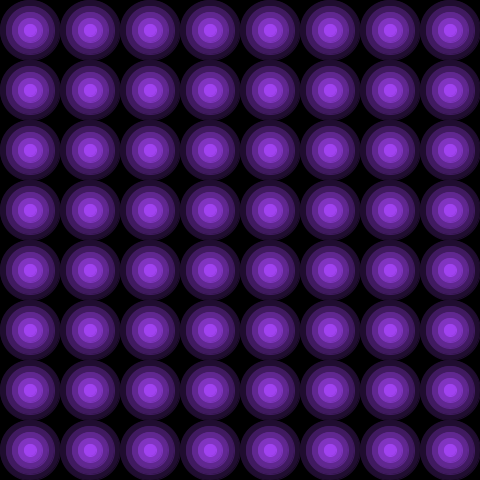
Frame 1 (no input)
Frame 60 (the mouse pressed at the canvas centre just before this capture): identical to frame 1, image omitted
Frame 120 (the mouse held since frame 60 and released just before this capture): identical to frame 1, image omitted

The Processing sketch that drew this single still picture (run headless with seeded random() and noise(); from frame 60 on, the mouse is pressed at the canvas centre):

// Processing sketch: processing_62527
// ── processing_62527.pde

// Kontrolliert den Radius des größten Kreises
int groessterRadius = 30;

// Anzahl von verschachtelten Kreisen
int innenkreise = 5;

// Anzahl der großen Kreise (wird automatisch gesetzt!)
int anzahlKreise = 0;

// Definiert die maximalen Farbwerte, die der User bestimmt
int farbeR = int(random(255));
int farbeG = int(random(255));
int farbeB = int(random(255));

// Beinhaltet die Farben der verschachtelten Kreise
int[] farben;

void setup() {
  size(480, 480);
  background(0);
  smooth();
  
  aendereGroesse(0);
  erzeugeFarben();
}

// Erzeugt ein Array mit den Farben, die für die verschachtelten Kreise verwendet werden

void erzeugeFarben() {
  // Lege das Array an
  farben = new int[innenkreise];

  // Bestimmt die Schrittweite zwischen den Farbwerten
  int[] schrittGroesse = new int[3];
  schrittGroesse[0] = int(farbeR / innenkreise);
  schrittGroesse[1] = int(farbeG / innenkreise);
  schrittGroesse[2] = int(farbeB / innenkreise);

  // Erzeuge die Farben
  for (int i=1; i<=innenkreise; i++) {
    farben[i-1] = color(i * schrittGroesse[0], i * schrittGroesse[1], i * schrittGroesse[2]);
  }  
}

// Ändert den Radius des größten Kreises um differenz und berechnet die Anzahl der nötigen Kreise neu
   
void aendereGroesse(int differenz) {
  // Zuerst ändern wir den Radius
  groessterRadius += differenz;
  
  // Nun verhindern wir einen zu kleinen Radius
  groessterRadius = (groessterRadius < 5) ? 5 : groessterRadius;
  
  // Und schließlich berechnen wir die Anzahl der benötigten
  // Kreise neu
  anzahlKreise = floor(width / (2*groessterRadius));  
}

//Und die Anzahl der Innenkreise

void aendereInnenkreise(int differenz) {
   if (innenkreise+differenz > 1) {
      innenkreise += differenz;
      erzeugeFarben();
   }
}

void draw() {
  // Alles löschen, was vorher da war
  background(0);
  
  // Über die gesamte Breite gehen
  for (int i=1; i<=anzahlKreise; i++) {
    
    // Über die gesamte Höhe gehen
    for (int j=1; j<=anzahlKreise; j++) {
      
      // Über alle Iterationen gehen
      for (int t=0; t<innenkreise; t++) {
     
        // Pinsel einstellen
        stroke(farben[t]);
        fill(farben[t]);
        
        // Radius des momentanen Kreises
        int kreisRadius = groessterRadius - t*groessterRadius/innenkreise;
       
        // Kreis zeichnen
        ellipse((2*i-1)*groessterRadius, (2*j-1)*groessterRadius, 2*kreisRadius, 2*kreisRadius); 
      }
    } 
  }  
  
  if (keyPressed) {
    switch (key) {
      case '+':
        aendereGroesse(1);
        break;
      case '-':
        aendereGroesse(-1);
        break;  
      case '#':
        aendereInnenkreise (1);
        break; 
      case '.':
        aendereInnenkreise (-1);
        break;  
        
      case 'r':
         farbeR += 10;
         farbeR = (farbeR > 255) ? 0 : farbeR;
         erzeugeFarben();
         break;
      case 'g':
         farbeG += 10;
         farbeG = (farbeG > 255) ? 0 : farbeG;
         erzeugeFarben();
         break;
      case 'b':
         farbeB += 10;
         farbeB = (farbeB > 255) ? 0 : farbeB;
         erzeugeFarben();
         break;
    }  
  }
}
